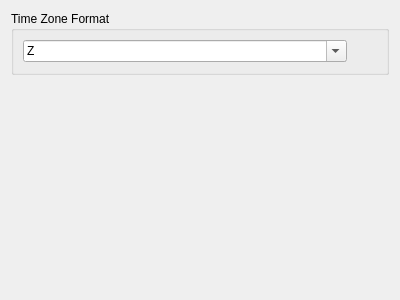
<?xml version="1.0" encoding="UTF-8"?>
<ui version="4.0">
 <class>plugin::time_zone::SettingsWidget</class>
 <widget class="QWidget" name="plugin::time_zone::SettingsWidget">
  <property name="geometry">
   <rect>
    <x>0</x>
    <y>0</y>
    <width>400</width>
    <height>300</height>
   </rect>
  </property>
  <property name="windowTitle">
   <string>Time Zone</string>
  </property>
  <layout class="QVBoxLayout" name="verticalLayout">
   <item>
    <widget class="QGroupBox" name="groupBox">
     <property name="title">
      <string>Time Zone Format</string>
     </property>
     <layout class="QGridLayout" name="gridLayout">
      <item row="0" column="0">
       <widget class="QComboBox" name="str_format_edit">
        <property name="editable">
         <bool>true</bool>
        </property>
        <item>
         <property name="text">
          <string notr="true">Z</string>
         </property>
        </item>
        <item>
         <property name="text">
          <string notr="true">Z (O)</string>
         </property>
        </item>
        <item>
         <property name="text">
          <string notr="true">C</string>
         </property>
        </item>
        <item>
         <property name="text">
          <string notr="true">C (O)</string>
         </property>
        </item>
        <item>
         <property name="text">
          <string notr="true">n</string>
         </property>
        </item>
        <item>
         <property name="text">
          <string notr="true">a</string>
         </property>
        </item>
       </widget>
      </item>
      <item row="0" column="1">
       <widget class="QToolButton" name="str_format_help_btn">
        <property name="autoRaise">
         <bool>true</bool>
        </property>
       </widget>
      </item>
     </layout>
    </widget>
   </item>
   <item>
    <spacer name="verticalSpacer">
     <property name="orientation">
      <enum>Qt::Orientation::Vertical</enum>
     </property>
     <property name="sizeHint" stdset="0">
      <size>
       <width>20</width>
       <height>159</height>
      </size>
     </property>
    </spacer>
   </item>
  </layout>
 </widget>
 <resources/>
 <connections/>
</ui>
